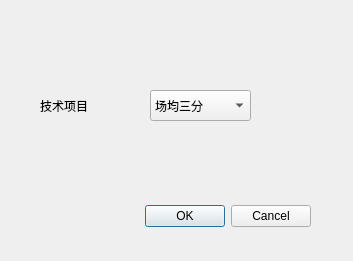
<?xml version="1.0" encoding="UTF-8"?>
<ui version="4.0">
 <class>SelectItem</class>
 <widget class="QDialog" name="SelectItem">
  <property name="geometry">
   <rect>
    <x>0</x>
    <y>0</y>
    <width>353</width>
    <height>261</height>
   </rect>
  </property>
  <property name="windowTitle">
   <string>选择技术项目</string>
  </property>
  <widget class="QDialogButtonBox" name="buttonBox">
   <property name="geometry">
    <rect>
     <x>-30</x>
     <y>200</y>
     <width>341</width>
     <height>32</height>
    </rect>
   </property>
   <property name="orientation">
    <enum>Qt::Horizontal</enum>
   </property>
   <property name="standardButtons">
    <set>QDialogButtonBox::Cancel|QDialogButtonBox::Ok</set>
   </property>
  </widget>
  <widget class="QComboBox" name="comboSelectItem">
   <property name="geometry">
    <rect>
     <x>150</x>
     <y>90</y>
     <width>101</width>
     <height>31</height>
    </rect>
   </property>
   <property name="mouseTracking">
    <bool>false</bool>
   </property>
   <property name="layoutDirection">
    <enum>Qt::LeftToRight</enum>
   </property>
   <property name="autoFillBackground">
    <bool>false</bool>
   </property>
   <item>
    <property name="text">
     <string>场均三分</string>
    </property>
   </item>
   <item>
    <property name="text">
     <string>场均篮板</string>
    </property>
   </item>
   <item>
    <property name="text">
     <string>场均扣篮</string>
    </property>
   </item>
   <item>
    <property name="text">
     <string>场均抢断</string>
    </property>
   </item>
   <item>
    <property name="text">
     <string>场均得分</string>
    </property>
   </item>
  </widget>
  <widget class="QLabel" name="label">
   <property name="geometry">
    <rect>
     <x>40</x>
     <y>90</y>
     <width>91</width>
     <height>31</height>
    </rect>
   </property>
   <property name="text">
    <string>技术项目</string>
   </property>
  </widget>
 </widget>
 <resources/>
 <connections>
  <connection>
   <sender>buttonBox</sender>
   <signal>accepted()</signal>
   <receiver>SelectItem</receiver>
   <slot>accept()</slot>
   <hints>
    <hint type="sourcelabel">
     <x>248</x>
     <y>254</y>
    </hint>
    <hint type="destinationlabel">
     <x>157</x>
     <y>274</y>
    </hint>
   </hints>
  </connection>
  <connection>
   <sender>buttonBox</sender>
   <signal>rejected()</signal>
   <receiver>SelectItem</receiver>
   <slot>reject()</slot>
   <hints>
    <hint type="sourcelabel">
     <x>316</x>
     <y>260</y>
    </hint>
    <hint type="destinationlabel">
     <x>286</x>
     <y>274</y>
    </hint>
   </hints>
  </connection>
 </connections>
</ui>
